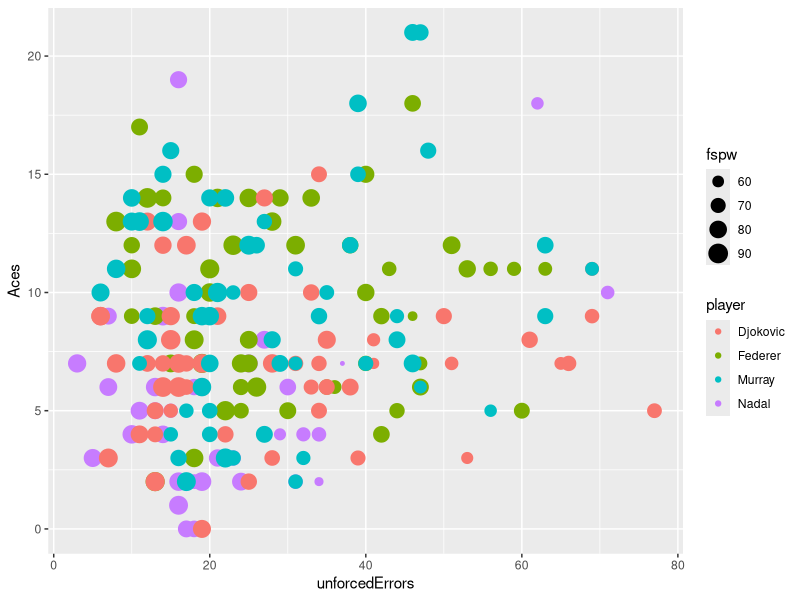

Write the R code that produced this figure.
#Authors: Brian King and Malik Mubeen
#Stat 31 Final Project

#Read in tennis data: 
setwd("/")
setwd("Users/King/Dropbox/Brian/Swarthmore/Swat Year 4/Stat 31/final project")
data = read.csv("tennisdata.csv")

colnames(data)
library(ggplot2)
qplot(unforcedErrors, Aces, data = data, geom = "point", color = player, size = fspw)


#The data set was gathered off of european sports betting websites for the past three years of majors 
#(2013 Australian Open back to the 2011 Australian Open) for the current four top rated ATP Players: 
#Rafael Nadal, Roger Federer, Novak Djokovic, and Andy Murray.


player      = data$player			#Player Name
fsp         = data$firstServePercentage		#First Serve Percentage
aces        = data$Aces				#Number of Aces in a match
ue          = data$unforcedErrors 		#Unforced Erros 
fspw        = data$fspw 			#First Serve Win Percentage
sspw        = data$sspw				#Second Serve Win Percentage
winners     = data$winners			#Winners (is a discrete count of winners in a tennis match)
bpcp        = data$bpcp 			# Break Point  Conversion Percentage
fset        = data$fset				#First Set: Bernoulli random variable if player won or lost first set
match       = data$match 			#Bernoulli if player won or lost match
surface.raw = data$Surface			#surface.raw is a string, either 'Hard', 'Clay', or 'Grass'
numSets     = data$numSets			#Number of Sets


#Create category variable for different surfaces
# 1 if grass court, 2 if clay court, 3 if hard court

length(surface.raw)
surface = rep(0,210)
surface[which(surface.raw == 'Grass')] = 1
surface[which(surface.raw == 'Clay')] = 2
surface[which(surface.raw =='Hard')] = 3

### Averages ####
#Here we're taking "count" data and dividing it by the number of sets in the match to 
#account for longer matches. A player who is losing a five set match will hit more aces (because he's
# playing so many games) just as a player who is handily winning a three set match against a weaker opponnet
#. This metric probably isn't perfect but will help with that issue. 

avgAces = aces/numSets			#Average Number of Aces
avgWinners = winners/numSets  	#Average Number of Winners
avgUe = ue/numSets 			#Average Number of Unforced Errors




### Simple Logistic Regression 


 #Try a simple 1 variable it for each player
 #This methodology is admittedly imperfect since we're only checking p-values and not much else
 #(AIC can only compare two models that are related, but comparing AIC across players seems implausable).
 #However, we really just want to see which variables are reasonably correlated with winning.
 players = c("Djokovic", "Federer", "Nadal", "Murray")
 #We switched variables in manually
for (i in 1:length(players)){
	if (i ==1){ print ("***Surface****")}
	test.glm = glm(match[which (player == players[i])]~surface[which (player == players[i])],
		family = "binomial")
	print (players[i])
	print ("P-Value:" )
	print(summary(test.glm)$coefficients[2,4]) ; 
}


### Full Models ###

#Murray GLM

test.glm = glm(match[which (player == "Murray")]~avgAces[which (player == "Murray")] + 
		avgWinners[which (player == "Murray")] + fsp[which (player == "Murray")] + 
		avgUe[which (player == "Murray")] + fset[which (player == "Murray")] +
		bpcp[which (player == "Murray")] + fspw[which(player == "Murray")],
		family = "binomial")

summary(test.glm)
length(which(player == "Murray"))
which(test.glm$fitted.values < .5) + 153 
which( player == "Murray" & match == 0)

classification.error = (3 + 5)/ 57

#Federer GLM

test.glm = glm(match[which (player == "Federer")]~avgAces[which (player == "Federer")]
	+ avgWinners[which (player == "Federer")] + fsp[which (player == "Federer")]
	+ avgUe[which (player == "Federer")] + fset[which (player == "Federer")]
	+ bpcp[which (player == "Federer")] + fspw[which(player == "Federer")] 
	+ numSets[which (player == "Federer")]  , family = "binomial")
	
summary(test.glm)

length(which(player == "Federer"))
which(test.glm$fitted.values < .5) + 42 
which( player == "Federer" & match == 0)

#Nadal GLM

test.glm = glm(match[which (player == "Nadal")]~avgAces[which (player == "Nadal")] +
	avgWinners[which (player == "Nadal")] + fsp[which (player == "Nadal")] +
		avgUe[which (player == "Nadal")] + fset[which (player == "Nadal")] +
		bpcp[which (player == "Nadal")] + fspw[which(player == "Nadal")],
		family = "binomial");summary(test.glm)
		
which(player == "Nadal")
which(test.glm$fitted.values < .5)
which(player == "Nadal" & match == 0)

#Djokovic GLM

test.glm = glm(match[which (player == "Djokovic")]~avgAces[which (player == "Djokovic")] 
	+ avgWinners[which (player == "Djokovic")] + fsp[which (player == "Djokovic")] + 
	avgUe[which (player == "Djokovic")] + fset[which (player == "Djokovic")] +
	bpcp[which (player == "Djokovic")] + fspw[which(player == "Djokovic")] , family = "binomial")

summary(test.glm)

which(player == "Djokovic")
which(test.glm$fitted.values < .5) +94
which(player == "Djokovic" & match == 0)


### Reduced Models ####

#Note: The procedure for obtaining these reduced models was checking the Akaike Information Criterion and 
#and attempting to minimize it by removing each variable once and watching it's effect and iterating. 
# I'm pretty sure there's a way better, less ad-hoc way to achieve this.

#Murray GLM Reduced
test.glm = glm(match[which (player == "Murray")]~avgUe[which (player == "Murray")] +
	fset[which (player == "Murray")] +bpcp[which (player == "Murray")] +
	fspw[which(player == "Murray")] , family = "binomial");summary(test.glm)

#Classification Error
which(player == "Murray")
which(test.glm$fitted.values < .5) + 153 
which( player == "Murray" & match == 0)

#Murray's Model: Log odds of winning = First Set + Average Unforced Errors + Break Point Conversion
# Percentage + First Serve Percentage Wins

#Federer GLM Reduced

test.glm = glm(match[which (player == "Federer")]~avgAces[which (player == "Federer")]
	+ avgWinners[which (player == "Federer")] + avgUe[which (player == "Federer")] 
	+ fset[which (player == "Federer")] +bpcp[which (player == "Federer")] 
	+ fspw[which(player == "Federer")]  , family = "binomial")

summary(test.glm)

#Classification Error
length(which(player == "Federer"))
which(test.glm$fitted.values < .5) + 42 
which( player == "Federer" & match == 0)

#Federer's Model : Log odds of winning = First Set + Average Number of Aces + Average Number of 
#Winners + Average Unforced Errors + Break Point Conversion Percentage + First Serve Percentage 
#Wins

#Nadal GLM Reduced

test.glm = glm(match[which (player == "Nadal")]~   fset[which (player == "Nadal")] +
	bpcp[which (player == "Nadal")] + fspw[which(player == "Nadal")]  , family = "binomial")

summary(test.glm)

#Classification Error
which(player == "Nadal")
which(test.glm$fitted.values < .5)
which(player == "Nadal" & match == 0)


#Nadal's Model: log odds of winning = first set + break point conversion percentage + first serve 
#percentage wins

#Djokovic GLM Reduced

test.glm = glm(match[which (player == "Djokovic")]~ avgUe[which (player == "Djokovic")] + 
	fset[which (player == "Djokovic")] + fspw[which(player == "Djokovic")], family = "binomial")

summary(test.glm)

# Check Classification Error
which(player == "Djokovic")	#It shifts over the indices so we're just moving them back
which(test.glm$fitted.values < .5) +94
which(player == "Djokovic" & match == 0)


#Djokovic's Model : log odds of winning =  First Set+ Average Unforced Errors + First Serve 
#Percentage Wins

